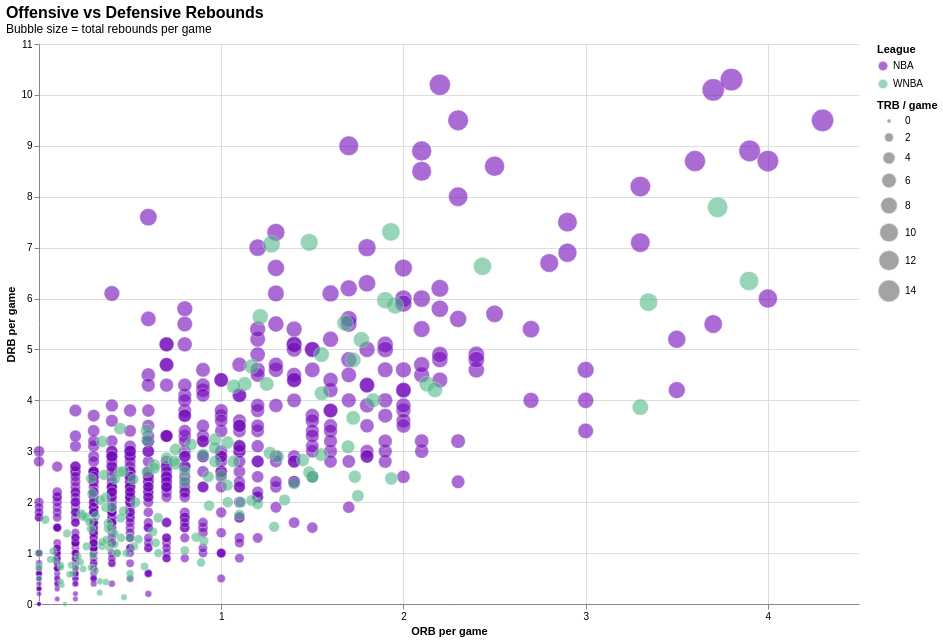

Write notebook code for a chart like this one.
### Markdown cell above
### 7. Offensive vs defensive rebounds in a bubble chart

Bubble scatter of ORB against DRB per game with marker size encoding total rebounds, so dominant rebounders pop visually and you can spot whether elite WNBA rebounders occupy the same corner of the plane as elite NBA rebounders.

### Code cell
bubble_data = combined[['ORB', 'DRB', 'TRB', 'League', 'Player', 'Pos']].dropna()

chart_bubble = alt.Chart(bubble_data).mark_circle(
    opacity=0.6, stroke='white', strokeWidth=0.5,
).encode(
    x=alt.X('ORB:Q', title='ORB per game',
            axis=alt.Axis(values=[1, 2, 3, 4, 5, 6])),
    y=alt.Y('DRB:Q', title='DRB per game'),
    color=alt.Color('League:N', scale=PALETTE_BUBBLE),
    size=alt.Size('TRB:Q',
                  scale=alt.Scale(range=[20, 500]),
                  title='TRB / game'),
    tooltip=['Player:N', 'Pos:N', 'League:N',
             alt.Tooltip('ORB:Q', format='.2f'),
             alt.Tooltip('DRB:Q', format='.2f'),
             alt.Tooltip('TRB:Q', format='.2f')],
).properties(
    width=820, height=560,
    title=alt.TitleParams(
        'Offensive vs Defensive Rebounds',
        subtitle='Bubble size = total rebounds per game',
        anchor='start', fontSize=16,
    ),
).configure_view(stroke=None)

show_altair(chart_bubble)

### Figure 1 — Vega-Lite specification as saved in the notebook (floating-point values rounded to 4 significant figures; data arrays with more than 128 entries replaced by an {"elided": "..."} marker saying what was removed)
{"config": {"view": {"continuousWidth": 300, "continuousHeight": 300, "stroke": null}}, "data": {"name": "data-7e9a2b27a4c72a35943d38fa1b246181"}, "mark": {"type": "circle", "opacity": 0.6, "stroke": "white", "strokeWidth": 0.5}, "encoding": {"color": {"field": "League", "scale": {"domain": ["NBA", "WNBA"], "range": ["#7209b7", "#52b788"]}, "type": "nominal"}, "size": {"field": "TRB", "scale": {"range": [20, 500]}, "title": "TRB / game", "type": "quantitative"}, "tooltip": [{"field": "Player", "type": "nominal"}, {"field": "Pos", "type": "nominal"}, {"field": "League", "type": "nominal"}, {"field": "ORB", "format": ".2f", "type": "quantitative"}, {"field": "DRB", "format": ".2f", "type": "quantitative"}, {"field": "TRB", "format": ".2f", "type": "quantitative"}], "x": {"axis": {"values": [1, 2, 3, 4, 5, 6]}, "field": "ORB", "title": "ORB per game", "type": "quantitative"}, "y": {"field": "DRB", "title": "DRB per game", "type": "quantitative"}}, "height": 560, "title": {"text": "Offensive vs Defensive Rebounds", "anchor": "start", "fontSize": 16, "subtitle": "Bubble size = total rebounds per game"}, "width": 820, "$schema": "https://vega.github.io/schema/vega-lite/v6.4.1.json", "datasets": {"data-7e9a2b27a4c72a35943d38fa1b246181": {"elided": "738 records"}}}
